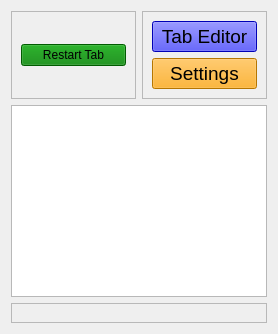
      <widget class="QWidget" name="page_2">
       <layout class="QVBoxLayout" name="verticalLayout_12">
        <item>
         <layout class="QHBoxLayout" name="horizontalLayout_4" stretch="0,0">
          <item>
           <widget class="QFrame" name="frame_9">
            <property name="sizePolicy">
             <sizepolicy hsizetype="Preferred" vsizetype="Preferred">
              <horstretch>0</horstretch>
              <verstretch>0</verstretch>
             </sizepolicy>
            </property>
            <property name="minimumSize">
             <size>
              <width>0</width>
              <height>0</height>
             </size>
            </property>
            <property name="frameShape">
             <enum>QFrame::StyledPanel</enum>
            </property>
            <property name="frameShadow">
             <enum>QFrame::Raised</enum>
            </property>
            <layout class="QVBoxLayout" name="verticalLayout_24">
             <item>
              <widget class="QPushButton" name="restartTab">
               <property name="styleSheet">
                <string notr="true">QPushButton{
background: green;
}</string>
               </property>
               <property name="text">
                <string>Restart Tab</string>
               </property>
              </widget>
             </item>
            </layout>
           </widget>
          </item>
          <item>
           <widget class="QFrame" name="frame_6">
            <property name="enabled">
             <bool>true</bool>
            </property>
            <property name="frameShape">
             <enum>QFrame::StyledPanel</enum>
            </property>
            <property name="frameShadow">
             <enum>QFrame::Raised</enum>
            </property>
            <layout class="QVBoxLayout" name="verticalLayout_14">
             <item>
              <layout class="QHBoxLayout" name="horizontalLayout_6"/>
             </item>
             <item>
              <widget class="QPushButton" name="tabEditorButton">
               <property name="font">
                <font>
                 <pointsize>14</pointsize>
                </font>
               </property>
               <property name="styleSheet">
                <string notr="true">QPushButton{
background: blue;
}</string>
               </property>
               <property name="text">
                <string>Tab Editor</string>
               </property>
              </widget>
             </item>
             <item>
              <widget class="QPushButton" name="settingsButton">
               <property name="font">
                <font>
                 <pointsize>14</pointsize>
                </font>
               </property>
               <property name="styleSheet">
                <string notr="true">QPushButton{
background: orange;
}</string>
               </property>
               <property name="text">
                <string>Settings</string>
               </property>
              </widget>
             </item>
            </layout>
           </widget>
          </item>
         </layout>
        </item>
        <item>
         <widget class="QGraphicsView" name="graphicsView">
          <property name="font">
           <font>
            <family>Ubuntu</family>
           </font>
          </property>
          <property name="verticalScrollBarPolicy">
           <enum>Qt::ScrollBarAlwaysOff</enum>
          </property>
          <property name="horizontalScrollBarPolicy">
           <enum>Qt::ScrollBarAlwaysOff</enum>
          </property>
          <property name="alignment">
           <set>Qt::AlignLeading|Qt::AlignLeft|Qt::AlignTop</set>
          </property>
         </widget>
        </item>
        <item>
         <widget class="QFrame" name="frame_7">
          <property name="frameShape">
           <enum>QFrame::StyledPanel</enum>
          </property>
          <property name="frameShadow">
           <enum>QFrame::Raised</enum>
          </property>
          <layout class="QVBoxLayout" name="verticalLayout_15">
           <item>
            <layout class="QHBoxLayout" name="beatsLayout"/>
           </item>
           <item>
            <layout class="QHBoxLayout" name="barsLayout"/>
           </item>
          </layout>
         </widget>
        </item>
       </layout>
      </widget>
